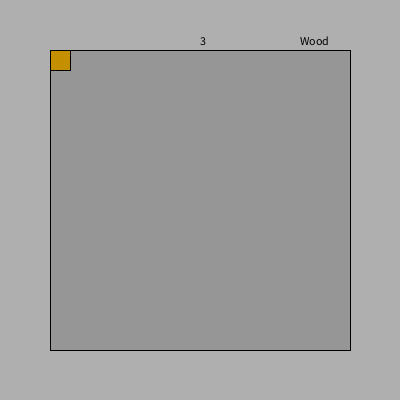
Frame 1 (no input)
Frame 60 (the mouse pressed at the canvas centre just before this capture): identical to frame 1, image omitted
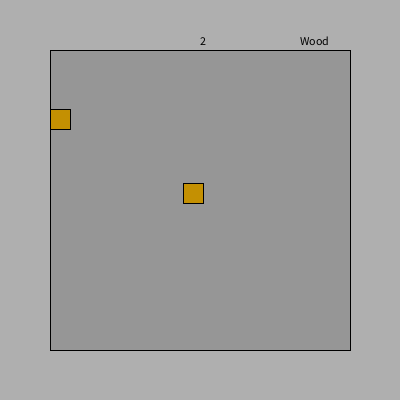
Frame 120 (the mouse held since frame 60 and released just before this capture)

The Processing sketch that drew these frames (run headless with seeded random() and noise(); from frame 60 on, the mouse is pressed at the canvas centre):

// Processing sketch: processing_118957
// ── processing_118957.pde

Stick[] myStick = new Stick[1];
float mx;
float my;
float SizeW = 20;
float SizeH = 20;
float easing = 0.05;
float edge = 50;
float rotationNum = 0;
String temptype = "Wood";
int counter = 1;
int antiCounter = 3;

void setup(){
  size(400,400);
  myStick[0] = new Stick(mx,my,SizeW,SizeH,temptype);
}

void draw(){
  //Backgroud
  background(175,175,175); 
 //Boundary 
  fill(150);
  rectMode(CORNERS);
  rect(edge,edge, width-edge,height-edge);
  //Cool moving effect
  if (abs(mouseX - mx) > 0.1) {
    mx = mx + (mouseX - mx) * easing;
   }
   if (abs(mouseY - my) > 0.1) {
    my = my + (mouseY - my) * easing;
  }
  //Constrains mouse to the boundary
  mx = constrain(mx, edge + SizeW/2, width - edge - SizeW/2);
  my = constrain(my, edge + SizeH/2, height - edge - SizeH/2);
  //Looping the new sticks
  for (counter = 1; counter < myStick.length; counter++){
    if (counter < 4){
    myStick[counter].displayStick();
    myStick[counter].dropStick();
    }
  }
  //Stick on the mouse
  Stick S1 = new Stick(mx,my,SizeW,SizeH,temptype);
  S1.displayStick();
  //Text
  fill(0);
  text(antiCounter,200,45);
  text(temptype,300,45);
  rectMode(CENTER);
}
//Place and append new stick
void mousePressed(){
  if(counter < 4){
    antiCounter = antiCounter - 1;
    Stick b = new Stick(mx,my,SizeW,SizeH,temptype);
    myStick = (Stick[]) append(myStick,b);
  }
}
//Adjust Size of Stick
void keyPressed(){
  if (keyCode == UP && SizeH < height-100){
    SizeH += 5;
  }
  if (keyCode == DOWN && SizeH > 0){
    SizeH -= 5;
  }
  if (keyCode == LEFT && SizeW > 0){
    SizeW -= 5;
  }
  if (keyCode == RIGHT && SizeW < width-100){
    SizeW += 5;
  }
  if (key == '1'){
    temptype = "Brick";
  }
  if (key == '2'){
    temptype = "Wood";
  }
  if (key == '3'){
    temptype = "Stone";
  }
}

class Stick{
  float xPos;
  float yPos;
  float StickW;
  float StickH;
  String Type;
  
  Stick(float tempXpos,float tempYpos,float tempStickW,float tempStickH,String tempType){
    xPos = tempXpos;
    yPos = tempYpos;
    StickW = tempStickW;
    StickH = tempStickH;
    Type = tempType;
  }
  
  void displayStick(){
    rectMode(CENTER);
    if (Type == "Brick"){
      fill(255,0,0);
    }
    else if (Type == "Wood"){
      fill(#C49002);
    }
    else if (Type == "Stone"){
      fill(#AAAAA8);
    }
    rect(xPos,yPos,StickW,StickH);
  }
  void dropStick(){
    if (yPos < height - edge - SizeH/2){
      yPos++;
    }
  }
}
